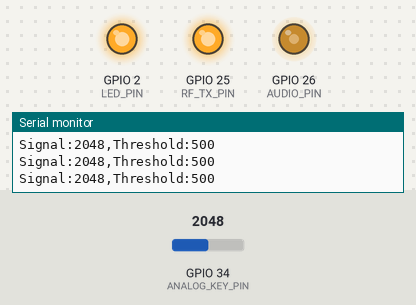
A sketch run on a simulated ESP32. Shown: output pins drawn as LEDs (lit = HIGH), the last lines printed to the serial monitor. The inputs (shaded band) are chosen by the test bench; at power-on: GPIO 34 (ANALOG_KEY_PIN) = 2048.

Above: at 1.2 s.
1.3 s: GPIO 34 (ANALOG_KEY_PIN) set to 1982
At 2.5 s:
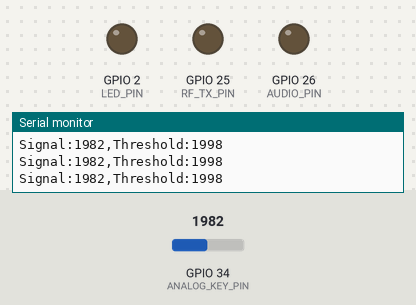
2.8 s: GPIO 34 (ANALOG_KEY_PIN) set to 2047
At 3.7 s:
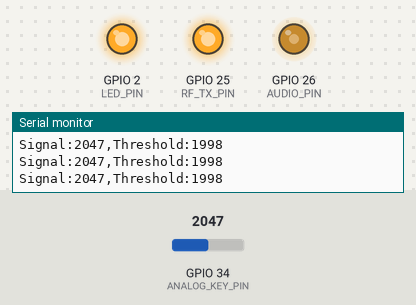
4.3 s: GPIO 34 (ANALOG_KEY_PIN) set to 1228
At 4.8 s:
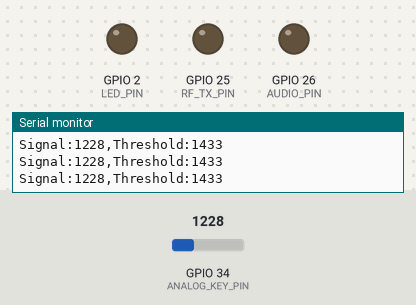
Timing chart, 0 to 7.3 s (numbered marks = the images above; inputs shaded):
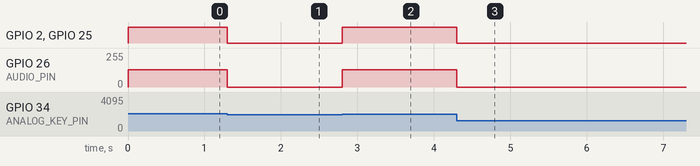

The sketch:

MorseCodeTransmitter_AudioToneInput.ino
```cpp
//  Description:
//    Using ESP32 Dev Module to transmit Morse code signal
//    Input: Morse code signal with audio tone
//    Oputput: RF signal 7.272MHz, Audio tone 600Hz, Led indicator
//  Author: Phuong Nguyen (VK3PTN)
//  Version:
//    1.0.0 Initial verion                                                        26/06/2026
//    1.0.1 Reduce the noise level threshold to detect weak audio signal

#include <Arduino.h>

// Pin Mappings
const int ANALOG_KEY_PIN = 34;  // Read 600Hz audio from circuit here
const int RF_TX_PIN      = 25;  // Square wave output
const int AUDIO_PIN      = 26;  // Audio tone for the buzzer

#ifdef LED_BUILTIN
  const int LED_PIN = LED_BUILTIN;
#else
  const int LED_PIN = 2;
#endif

// RF configuration (7.272 MHz)
const uint32_t RF_FREQ   = 7272727;
const uint8_t LEDC_RES   = 1;         // 1-bit resolution (0 or 1)
const uint32_t RF_ON     = 1;         // 50% duty cycle for 1-bit
const uint32_t RF_OFF    = 0;         // Off

// Audio tone configuration (600Hz)
const uint32_t AUDIO_FREQ = 600;
const uint8_t AUDIO_RES   = 8;        // 8-bit resolution (0 to 255)
const uint32_t AUDIO_ON   = 128;      // 50% duty cycle for 8-bit
const uint32_t AUDIO_OFF  = 0;        // Off

// Auto-calibration variables
int noiseFloor = 4095;
int peakSignal = 0;
int voltageThreshold = 500; // Safe initial fallback
bool keyIsPressed = false;

void setup() {
  Serial.begin(115200);

  pinMode(LED_PIN, OUTPUT);
  digitalWrite(LED_PIN, LOW);

  // Initialize PWM outputs ONCE during setup to prevent timer lockups
  ledcAttach(RF_TX_PIN, RF_FREQ, LEDC_RES);
  ledcWrite(RF_TX_PIN, RF_OFF);

  ledcAttach(AUDIO_PIN, AUDIO_FREQ, AUDIO_RES);
  ledcWrite(AUDIO_PIN, AUDIO_OFF);

  Serial.println("--- Morse Audio Decoder Initialized ---");
  Serial.println("Play a continuous string of Morse code to auto-calibrate thresholds.");
}

void loop() {
  int currentAnalogValue = analogRead(ANALOG_KEY_PIN);

  // --- AUTO CALIBRATION LOGIC ---
  // Track the lowest and highest values ever seen to adapt to your laptop volume
  if (currentAnalogValue < noiseFloor && currentAnalogValue > 10) {
    noiseFloor = currentAnalogValue;
  }
  if (currentAnalogValue > peakSignal) {
    peakSignal = currentAnalogValue;
  }

  // Dynamically calculate the middle threshold point
  //if (peakSignal > noiseFloor + 150) {
  //  voltageThreshold = noiseFloor + ((peakSignal - noiseFloor) / 2);
  //}

  if (peakSignal > noiseFloor + 30) {
    // Sets the threshold to just 25% above the noise floor instead of 50%
    voltageThreshold = noiseFloor + ((peakSignal - noiseFloor) / 4);
  }

  // Determine signal state
  bool toneDetected = (currentAnalogValue > voltageThreshold);

  // Debug Print Window (Open your Arduino Serial Plotter to see this visually)
  static unsigned long lastPrint = 0;
  if (millis() - lastPrint > 100) {
    lastPrint = millis();
    Serial.print("Signal:"); Serial.print(currentAnalogValue);
    Serial.print(",");
    Serial.print("Threshold:"); Serial.println(voltageThreshold);
  }

  // --- TRIGGER OUTPUTS ---
  if (toneDetected != keyIsPressed) {
    keyIsPressed = toneDetected;

    if (keyIsPressed) {
      // KEY DOWN: Activate by turning duty cycles UP
      ledcWrite(RF_TX_PIN, RF_ON);
      ledcWrite(AUDIO_PIN, AUDIO_ON);
      digitalWrite(LED_PIN, HIGH);
    }
    else {
      // KEY UP: Deactivate by setting duty cycles to 0
      ledcWrite(RF_TX_PIN, RF_OFF);
      ledcWrite(AUDIO_PIN, AUDIO_OFF);
      digitalWrite(LED_PIN, LOW);
    }
  }
}
```

Measured:
- the behaviour switches between 2018 and 2017 on GPIO 34 (ANALOG_KEY_PIN) (found by bisection; images 0 and 1)
- after the input at 1.3 s, GPIO 2 (LED_PIN), GPIO 25 (RF_TX_PIN): HIGH → LOW at once; GPIO 26 (AUDIO_PIN): 128/255 → 0/255 at once
- after the input at 2.8 s, GPIO 2 (LED_PIN), GPIO 25 (RF_TX_PIN): LOW → HIGH at once; GPIO 26 (AUDIO_PIN): 0/255 → 128/255 at once
- after the input at 4.3 s, GPIO 2 (LED_PIN), GPIO 25 (RF_TX_PIN): HIGH → LOW at once; GPIO 26 (AUDIO_PIN): 128/255 → 0/255 at once
